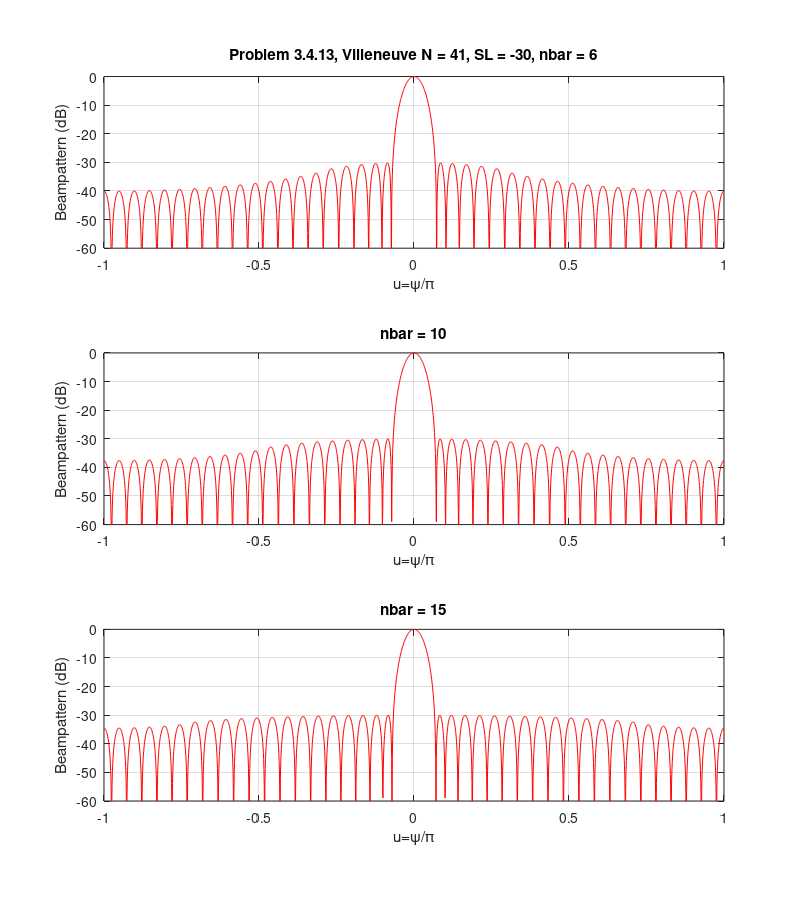

Recreate this plot in MATLAB.
%%%%%%%%%%%%%%%%%%%%%%%%%%%%%%%%
% problem 3.4.13
% K. Bell 10/19/99
% Last Updated 9/02/02 by K. Bell
%%%%%%%%%%%%%%%%%%%%%%%%%%%%%%%%

clear all
close all

N=41;
nbar = [6 10 15];
SL = -30;
m=N-1;
d=0.5;

D = d*[-(N-1)/2:1:(N-1)/2].';

u = [-1:0.001:1];

v = exp(j*2*pi*D*u);
nu = length(u);

wn = zeros(N,3);

R = 10^(-SL/20);
x0 = cosh(acosh(R)/m);
cc=cos((2*[1:1:floor((N-1)/2)]-1)*0.5*pi/(N-1)).';   % Dolph-chebychev roots
udc = acos(cc/x0)/(pi*d);

for qq=1:3
   if rem(N,2)==0                   % N even
      uu = [1:1:(N/2)-1].'/(N*d)    % uniform roots
      u_nbar = udc(nbar(qq));       % u_nbar Chebychev
      sigma = nbar(qq)/(N*d*u_nbar);
      udcmod = udc*sigma;           % modified Chebychev
      uz = [udcmod(1:nbar(qq)-1);uu(nbar(qq):(N/2)-1)];
      ut = [uz;-uz;-1];
   else                             % Nodd
      uu = [1:1:(N-1)/2].'/(N*d);   % uniform roots
      u_nbar = udc(nbar(qq)) ;      % u_nbar Chebychev
      sigma = nbar(qq)/(N*d*u_nbar);
      udcmod = udc*sigma;           % modified Chebychev
      uz = [udcmod(1:nbar(qq)-1);uu(nbar(qq):(N-1)/2)];
      ut = [uz;-uz];
   end
   
   w = poly(exp(j*2*pi*d*ut)).';
   wn(:,qq)=w/sum(w);
   
   Bw = wn(:,qq)'*v;
   figure(1)
   subplot(3,1,qq)
   plot(u,10*log10(abs(Bw).^2),'r')
   grid
   xlabel('u=\psi/\pi')
   ylabel('Beampattern (dB)')
   set(gca,'YTick',[-60:10:0])   
   if qq ==1
      title(['Problem 3.4.13, Villeneuve N = ' int2str(N) ', SL = ' num2str(SL) ', nbar = ' int2str(nbar(qq))])
   else
      title(['nbar = ' int2str(nbar(qq))])
   end
   axis([-1 1 -60 0])
   
end
set(gcf,'Paperposition',[0.25 1 8 9])

wn(:,1)
